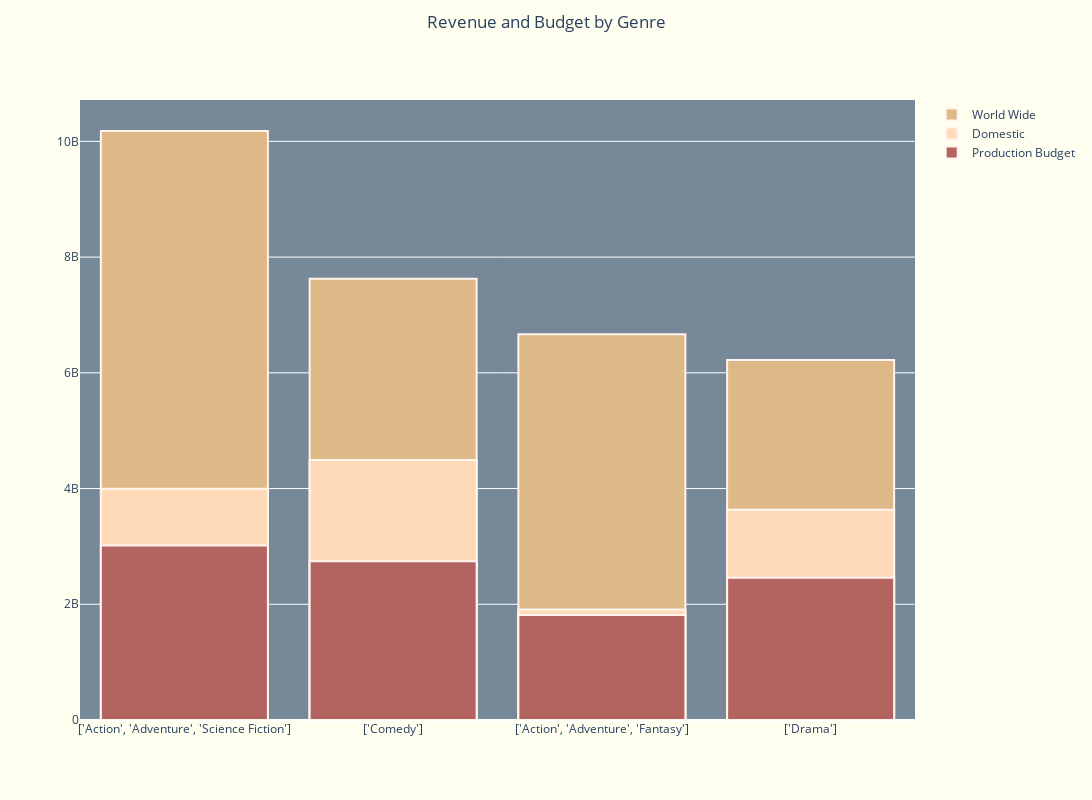

Notebook source saved alongside this figure:
### Markdown cell above
### remove .head() below

### Code cell
genbar = gross_df.drop_duplicates(subset=['movie'], keep='last').groupby(by='genre_ids').sum().sort_values(by='worldwide_gross', ascending=False).head()
fig = go.Figure(data=[
    go.Bar(name='World Wide', x=genbar.index[1:], y=genbar.worldwide_gross[1:],marker=dict(color='burlywood',opacity=1.0, line=dict(width=15, color='red')), opacity=1.0),
    go.Bar(name='Domestic', x=genbar.index[1:], y=genbar.domestic_gross[1:],marker=dict(color='peachpuff',opacity=1.0, line=dict(width=15, color='red')), opacity=1.0),
    go.Bar(name='Production Budget', x=genbar.index[1:], y=genbar.production_budget[1:],marker=dict(color='#b36360',opacity=1.0, line=dict(width=15, color='red')), opacity=1.0)
])
#     go.Scatter(name='gross', x=genscat.index[1:], y=genscat.worldwide_gross[1:], mode='markers',marker_symbol='line-nw', marker=dict(color='lavender',size=8, opacity=0.8, line=dict(width=1, color='red')), opacity=1.0)
# ])
# layout = {
        # 'yaxis': {'title': 'Gross Sales'},
        # 'yaxis2': {'title': 'Popularity', 'overlaying': 'y', 'side': 'right'}
    # })

# Change the bar mode
fig.update_layout(title=dict(text='Revenue and Budget by Genre', y=0.98,x=0.5, xanchor='center', yanchor='auto'),barmode='overlay',plot_bgcolor='lightslategrey',paper_bgcolor='ivory', width=1400, height=800)
# fig.add_scatter(y=top15ww.popularity, mode="markers",
#                 marker=dict(size=5
#                 , color="MediumPurple"),
#                 name="c")
# fig.add_trace(
#     go.Scatter(x=top15ww.movie, y=top15ww.popularity, name="Popularity"),
#     secondary_y=True,)
fig.update_traces(marker=dict(line=dict(width=2, color='seashell')),
                  selector=dict(type='bar')) # marker_color="black"
fig.show()

### Figure 1 — Plotly figure (JSON) as saved in the notebook; plotly's stock layout.template omitted (floating-point values rounded to 4 significant figures)
{"data": [{"marker": {"color": "burlywood", "line": {"color": "seashell", "width": 2}, "opacity": 1}, "name": "World Wide", "opacity": 1, "type": "bar", "x": ["['Action', 'Adventure', 'Science Fiction']", "['Comedy']", "['Action', 'Adventure', 'Fantasy']", "['Drama']"], "y": [10179246420, 7624715505, 6666020354, 6223326408]}, {"marker": {"color": "peachpuff", "line": {"color": "seashell", "width": 2}, "opacity": 1}, "name": "Domestic", "opacity": 1, "type": "bar", "x": ["['Action', 'Adventure', 'Science Fiction']", "['Comedy']", "['Action', 'Adventure', 'Fantasy']", "['Drama']"], "y": [3998529137, 4491645001, 1910474900, 3631583665]}, {"marker": {"color": "#b36360", "line": {"color": "seashell", "width": 2}, "opacity": 1}, "name": "Production Budget", "opacity": 1, "type": "bar", "x": ["['Action', 'Adventure', 'Science Fiction']", "['Comedy']", "['Action', 'Adventure', 'Fantasy']", "['Drama']"], "y": [3017100000, 2742331173, 1815000000, 2459481975]}], "layout": {"barmode": "overlay", "height": 800, "paper_bgcolor": "ivory", "plot_bgcolor": "lightslategrey", "title": {"text": "Revenue and Budget by Genre", "x": 0.5, "xanchor": "center", "y": 0.98, "yanchor": "auto"}, "width": 1400}}
